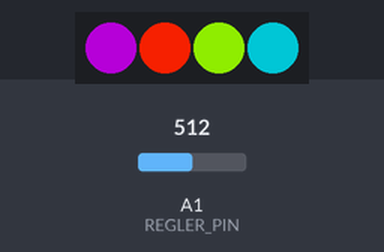
The program below on a simulated Arduino Uno, built with avr-gcc and run on an emulated ATmega328P. Shown: 4 RGB LEDs in strip order, left to right. The test bench sets the inputs (shaded band); at power-on: A1 (REGLER_PIN) = 512.

Above: at 1.2 s.
1.3 s: A1 (REGLER_PIN) set to 122
At 1.65 s:
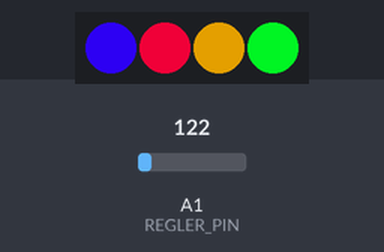
4.3 s: A1 (REGLER_PIN) set to 0
At 5.5 s:
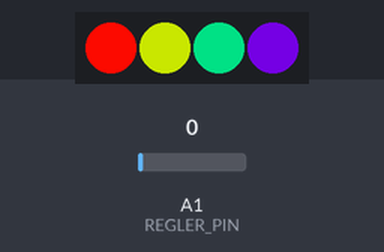
5.8 s: A1 (REGLER_PIN) set to 306
At 6.25 s:
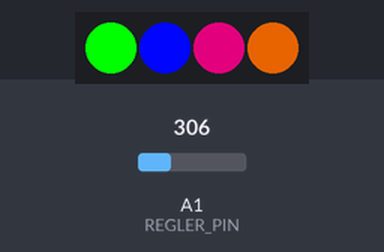
8.8 s: A1 (REGLER_PIN) set to 511
At 8.95 s:
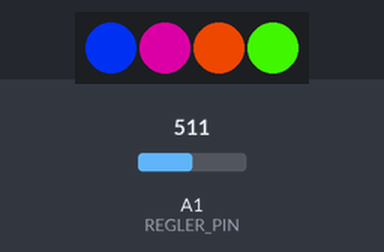
11.8 s: A1 (REGLER_PIN) set to 900
At 11.95 s:
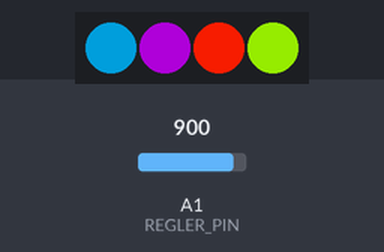
14.8 s: A1 (REGLER_PIN) set to 716
At 15.86 s:
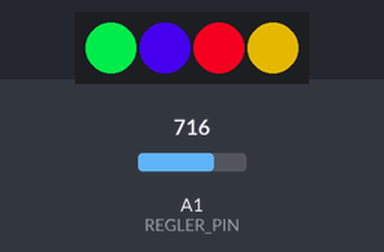
Timing chart, 0 to 18.8 s (numbered marks = the images above; inputs shaded):
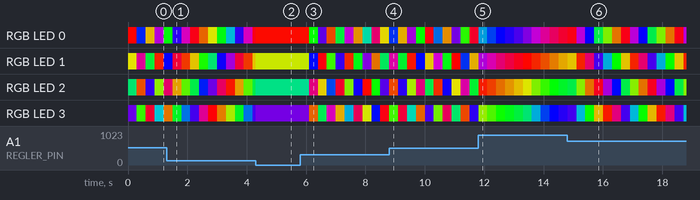

The program:

main.cpp
```cpp
#include <Arduino.h>      //Arduino Libary
#include "FastLED.h"      //FastLED Libary


/* Setup-Befehle */

#define NUM_LEDS 4        //Definition der totalen LEDs im Steifen
#define DATA_PIN 3        //Definition des Data Input Pin für LED

#define REGLER_PIN A1     //Definition des Input Pins für das Potentiometer

CRGB leds[NUM_LEDS];      //RGB Werte für LEDs von FastLED Libary
const int huescalar = (255 / NUM_LEDS);   //255 ist Bereich für Hue, NUM_LEDS Anzahl der LEDs -> Alle LEDs durchlaufen komplettes Huefarbspektrum

float offset = 0;                   //Versatz des Farbmusters
float offsetIncrement = 0.0001;     //Einheit um Größe des Sprung von einer Farbe zur nächsten pro LED einzustellen

/* Ab hier Codemagic */

void setup() {

  pinMode(REGLER_PIN, INPUT);

  FastLED.addLeds<WS2812, DATA_PIN, GRB>(leds, NUM_LEDS);

}

void loop() {

  int speed = analogRead(REGLER_PIN);
  float offsetSpeed = float(speed) / 102300;

  if(offset >= 1) {

    offset = 0;

  } else {

    offset += offsetSpeed;

  }

   int offsetColor = offset*255;

  for (int i = 0; i < NUM_LEDS; i++)

  {

    int color = i * huescalar;
    leds[i] = CHSV(color + offsetColor,255,255);

}
    // leds[0] = CRGB(255,0,0);
    // leds[1] = CRGB(0,255,0);
    // leds[2] = CRGB(0,255,0);
    // leds[3] = CRGB(0,0,255);
    FastLED.show();

}

/* Bis hier Codemagic */
```
